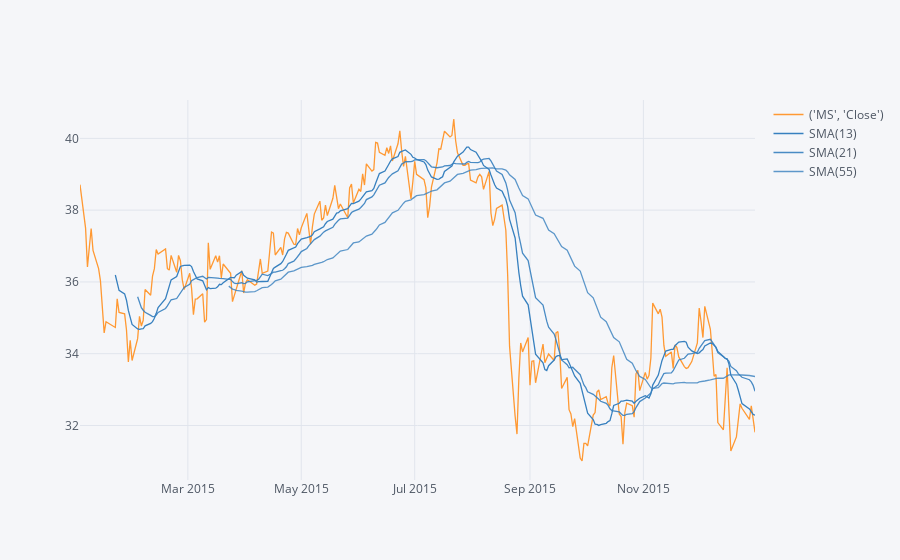

This figure's notebook cell:
### Markdown cell above
**Use .ta_plot(study='sma') to create a Simple Moving Averages plot of Morgan Stanley for the year 2015.**

### Code cell
bank_stocks.loc['2015'].xs(('MS','Close'), axis=1).ta_plot(study='sma', periods=[13,21,55])
#technical analysis plot

### Figure 1 — Plotly figure (JSON) as saved in the notebook; plotly's stock layout.template omitted (floating-point values rounded to 4 significant figures; data arrays with more than 128 entries replaced by an {"elided": "..."} marker saying what was removed)
{"data": [{"line": {"color": "rgba(255, 153, 51, 1.0)", "dash": "solid", "shape": "linear", "width": 1.3}, "mode": "lines", "name": "('MS', 'Close')", "text": "", "type": "scatter", "x": {"elided": "252 str values"}, "y": {"elided": "252 float values"}}, {"line": {"color": "rgba(55, 128, 191, 1.0)", "dash": "solid", "shape": "linear", "width": 1.3}, "mode": "lines", "name": "SMA(13)", "text": "", "type": "scatter", "x": {"elided": "252 str values"}, "y": {"elided": "252 mixed values"}}, {"line": {"color": "rgba(55, 128, 191, 0.8999999999999999)", "dash": "solid", "shape": "linear", "width": 1.3}, "mode": "lines", "name": "SMA(21)", "text": "", "type": "scatter", "x": {"elided": "252 str values"}, "y": {"elided": "252 mixed values"}}, {"line": {"color": "rgba(55, 128, 191, 0.7999999999999998)", "dash": "solid", "shape": "linear", "width": 1.3}, "mode": "lines", "name": "SMA(55)", "text": "", "type": "scatter", "x": {"elided": "252 str values"}, "y": {"elided": "252 mixed values"}}], "layout": {"legend": {"bgcolor": "#F5F6F9", "font": {"color": "#4D5663"}}, "paper_bgcolor": "#F5F6F9", "plot_bgcolor": "#F5F6F9", "title": {"font": {"color": "#4D5663"}}, "xaxis": {"gridcolor": "#E1E5ED", "showgrid": true, "tickfont": {"color": "#4D5663"}, "title": {"font": {"color": "#4D5663"}, "text": ""}, "zerolinecolor": "#E1E5ED"}, "yaxis": {"gridcolor": "#E1E5ED", "showgrid": true, "tickfont": {"color": "#4D5663"}, "title": {"font": {"color": "#4D5663"}, "text": ""}, "zerolinecolor": "#E1E5ED"}}}
